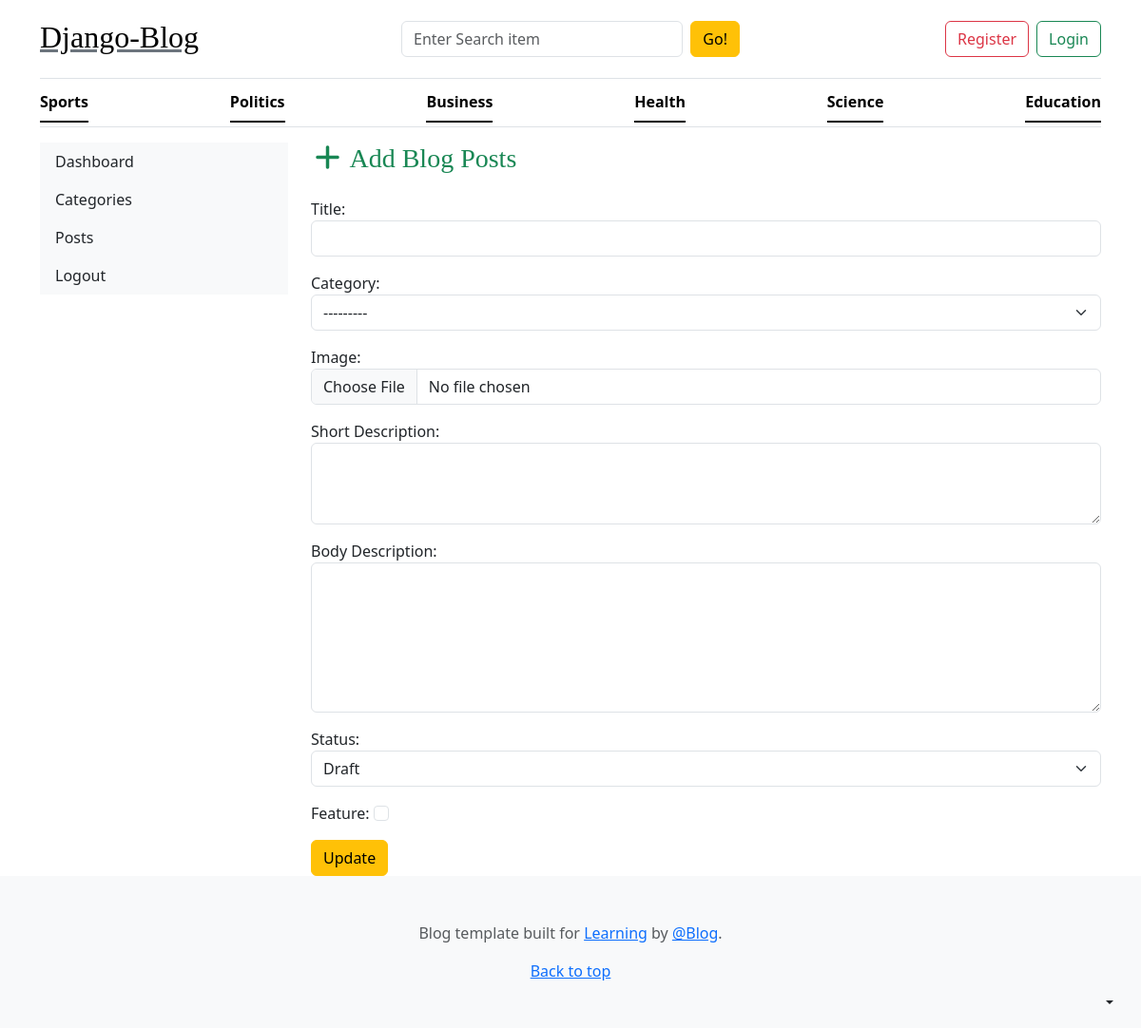
Screenshot of /dashboard/add_post/ with the database file from the repository.
### blogs_app/models.py (models this page shows)
class category(models.Model):
    category=models.CharField(max_length=50)
    created_at=models.DateTimeField(auto_now_add=True)
    updated_at=models.DateTimeField(auto_now=True)
    class Meta:
        verbose_name_plural='Categories'
    def __str__(self):
        return self.category

### dashboard/views.py (the view, shortened to what this page needs)
# urls.py: path('add_post/',views.add_post.as_view(),name='add_post'),
class add_post(View):
    def get(self,request):
         form=Add_post_form()
         return render(request,"add_post.html",{'form':form})

### dashboard/forms.py
class Add_post_form(forms.ModelForm):
     title=forms.CharField(label='Title',widget=forms.TextInput(attrs={
          'class':'form-control'
     }))
     feature_image=forms.ImageField(label='Image',required=False,widget=forms.ClearableFileInput(attrs={
          'class':'form-control'
     }))
     category_blog=forms.ModelChoiceField(queryset=category.objects.all(),label='Category',widget=forms.Select(attrs={
          'class':'form-select'
     }))
     short_description=forms.CharField(label='Short Description',max_length=150,widget=forms.Textarea(attrs={
          'class':'form-control','rows':3
     }))
     blog_body=forms.CharField(label='Body Description',widget=forms.Textarea(attrs={
          'class':'form-control','rows':6
     }))
     status=forms.ChoiceField(label='Status',choices=Blog.status_choice,widget=forms.Select(attrs={
          'class':'form-select'
     }))
     feature=forms.BooleanField(label='Feature',required=False,widget=forms.CheckboxInput(attrs={
          'class':'form-check-input'
     }))
     class Meta:
          model=Blog
          fields=['title','category_blog','feature_image','short_description','blog_body','status','feature']

### blogs_app/context_processors.py (called while the page is built)
def get_category(request):
    categories=category.objects.all()
    return dict(categories=categories)

def get_social(request):
    social=Social.objects.all()
    return dict(social=social)

### templates/add_post.html (shortened to what this page needs)
{% extends 'base.html' %}
{% block content %}
<div class="container">
    <div class="row">
        {% include 'sidebar.html' %}
        <div class="col-md-9">
            <h3 class="text-success mb-4"><i class="fa fa-add"></i> Add Blog Posts</h3>
            <form action="" method="post" enctype="multipart/form-data">
                {% for field in form %}
                <div class="mb-3">
                    {{ field.label_tag }}
                    {{ field }}
                </div>
                {% endfor %}
                <button type="submit" class="btn btn-warning">Update</button>
            </form>
        </div>
    </div>
</div>
{% endblock %}

### templates/base.html (shortened to what this page needs)
{% load static %}
<!DOCTYPE html>
<html lang="en">
<head>
  <link rel="stylesheet" href="https://cdn.jsdelivr.net/npm/bootstrap@5.3.8/dist/css/bootstrap.min.css">
  <link rel="stylesheet" href="/static/css/blog.css">
  <link rel="stylesheet" href="https://cdnjs.cloudflare.com/ajax/libs/font-awesome/7.0.1/css/all.min.css"
 />
</head>
<body>
  <div class="dropdown position-fixed bottom-0 end-0 mb-3 me-3 bd-mode-toggle">
    <button class="btn btn-bd-primary py-2 dropdown-toggle d-flex align-items-center" id="bd-theme" type="button"
      aria-expanded="false" data-bs-toggle="dropdown" aria-label="Toggle theme (auto)">
    </button>
  </div>
  <div class="container">
    <header class="border-bottom lh-1 py-3">
      <div class="row flex-nowrap justify-content-between align-items-center">
        <div class="col-4 pt-1">
          <h2> <a class="link-secondary text-black" href="{% url 'home' %}">Django-Blog</a></h2>
        </div>
        <div class="col-12 col-md-4">
          <form action="{% url 'search' %}" method="get" class="d-flex flex-column flex-sm-row gap-2">
            <input type="text" name="keyword" id="keyword" placeholder="Enter Search item" class="form-control">
            <button type="submit" class="btn btn-warning flex-shrink-0" id="button-search">
              Go!
            </button>
          </form>
        </div>
        <div class="col-12 col-md-4">
          <div class="d-flex justify-content-center justify-content-md-end gap-2">
            {% if not request.user.is_authenticated %}
            <a class="btn btn-outline-danger" href="{% url 'registration' %}">Register</a>
            <a class="btn btn-outline-success" href="{% url 'login' %}">Login</a>
            {% endif %}
          </div>
        </div>
      </div>
    </header>
    <div class="nav-scroller py-1 mb-3 border-bottom">
      <nav class="nav nav-underline justify-content-between">
        {% for i in categories %}
        <a class="nav-item nav-link link-body-emphasis active" href="{% url 'posts_category' i.id %}">{{i.category}}</a>
        {% endfor %}
      </nav>
    </div>
  </div>
  {% block content %}
  {% endblock %}
  <footer class="py-5 text-center text-body-secondary bg-body-tertiary">
    <p>
      Blog template built for
      <a href="https://getbootstrap.com/">Learning</a> by
      <a href="https://x.com/mdo">@Blog</a>.
    </p>
    <p class="mb-0"><a href="#">Back to top</a></p>
  </footer>
</body>
</html>

### static/css/blog.css (style rules this page uses)
h1, h2, h3, h4, h5, h6 { font-family: "Playfair Display", Georgia, "Times New Roman", serif; }

### rows the page displays
category: category "Sports"
category: category "Politics"
category: category "Business"
category: category "Health"
category: category "Science"
category: category "Education"

### other values shown
{{ field.label_tag }} "Title:" "Category:" "Image:" "Short Description:" "Body Description:" "Status:" "Feature:"
